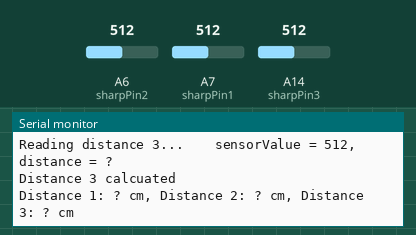
The sketch below on a simulated Arduino Mega 2560, built for the host (arithmetic inside an expression is 32-bit, double 64-bit). Parts: the last lines printed to the serial monitor. The test bench sets the inputs (shaded band); at power-on: A6 (sharpPin2) = 512, A7 (sharpPin1) = 512, A14 (sharpPin3) = 512.

Above: at 5.8 s.
5.9 s: A6 (sharpPin2) set to 900
11.5 s: A7 (sharpPin1) set to 70
16.5 s: A14 (sharpPin3) set to 716
At 18.2 s:
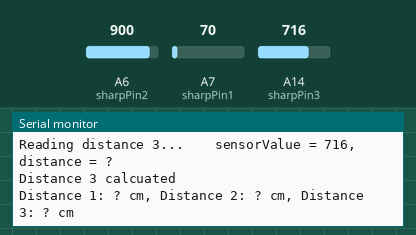
20.2 s: A7 (sharpPin1) set to 90
23.9 s: A6 (sharpPin2) set to 1023
27.6 s: A14 (sharpPin3) set to 900
At 30.5 s:
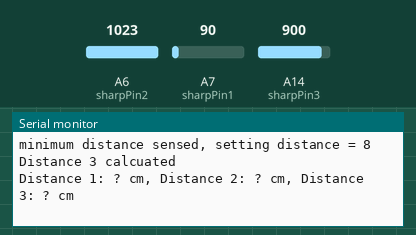
Timing chart, 0 to 32.0 s (numbered marks = the images above; inputs shaded):
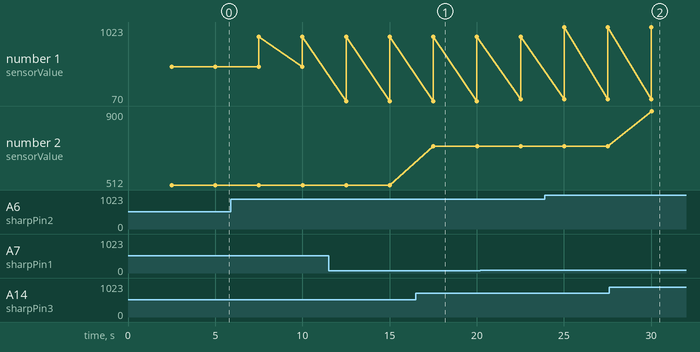

Measured:
- after the input at 16.5 s, the serial monitor: prints a new line after 1.0 s (image 1)
- after the input at 27.6 s, the serial monitor: prints a new line after 2.4 s (image 2)
- plotted number 1: 512 → 900 after the input at 5.9 s, 900 → 1023 after the input at 23.9 s
- plotted number 2: 512 → 716 after the input at 16.5 s, 716 → 900 after the input at 27.6 s

The sketch:

Project_3.ino
```cpp
//Project2
//Group5
//Angel Alcantara, Brandon Aparicio, , Diego Perez, Sarah Kemppainen:
// Febuary, 26, 2025

//The data collection program

// Define pin mappings
const int sharpPin1 = A7;  // First sensor
const int sharpPin2 = A6;  // Second sensor
const int sharpPin3 = A14;  // Third sensor

// Global variables for time tracking
unsigned long current_time, last_sensor_time;
const unsigned long sensor_interval = 2500; // Interval in milliseconds

void setup() {
    Serial.begin(115200); // Initialize serial at 115200 baud
}


void loop() {
    current_time = millis();
    if (current_time - last_sensor_time > sensor_interval) {
        Serial.printf("Entering sensor_display_task()\n");
        sensor_display_task();
        last_sensor_time = current_time;
    }
}


/*
 * Function: read_distance
 * Description: This function takes an analog sensor value as input and
 * calibrates it to a distance in cm using a calibration equation.
 *
 * Parameters:
 * - int sensorValue: The analog sensor value that can be converted
 *
 * Return:
 * - float: the distance sensed in cm
 *
 * External Effects: None
 */
float read_distance(int sensorValue) {
    // Initialize distance variable
    float distance = 0.0;

    // ***** CALIBRATION EQUATION *****
    distance = 19946 * pow(sensorValue, -1.155);
    Serial.printf("sensorValue = %d, distance = %f\n", sensorValue, distance);

    // ***** CLAMP DISTANCE to avoid unrealistic values *****
    // Check that distance is within (8 cm, 80 cm)
    //
    if (distance < 8) {
      Serial.printf("minimum distance sensed, setting distance = 8\n");
      distance = 8; // minimum distance
    } else if (distance > 80) {
        Serial.printf("maximum distance sensed, setting distance = 80\n");
        distance = 80; // Maximum distance
    }

   return distance; // Return calibrated distance
}


//Testing the New Sensor Function
//Modify the sensor_display_task() function to print calibrated distances in centimeters. Use the read_distance() function you implemented.

/*
 * Function: sensor_display_task
 * Description: This function is called to read the inputs of each sensor, and
 * print the distances read in cm
 *
 * Parameters: None (void)
 *
 * Return: None (void)
 *
 * External Effects: Reads the analog values of sensors
 */
void sensor_display_task() {

    //Serial.printf("Reading distance 1...");
    int val1 = analogRead(sharpPin1); // read analog sensor value for sensor 1 (black)
    float distance1 = read_distance(val1);  // convert distance to cm
    //Serial.printf("Distance 1 calcuated\n");

    //Serial.printf("Reading distance 2...\t");
    int val2 = analogRead(sharpPin2); // read analog sensor value for sensor 2 (orange)
    float distance2 = read_distance(val2);  // convert distance to cm
    //Serial.printf("Distance 2 calcuated\n");

    Serial.printf("Reading distance 3...\t\t");
    int val3 = analogRead(sharpPin3); // read analog sensor value for sensor 3 (green)
    float distance3 = read_distance(val3);  // convert distance to cm
    Serial.printf("Distance 3 calcuated\n");

    // Print calibrated distances
    Serial.printf("Distance 1: %.2f cm, Distance 2: %.2f cm, Distance 3: %.2f cm\n", distance1, distance2, distance3);

}

// devolping the sensor module You may want to create a model that prioritizes accuracy at 8 cm while still fitting other points.
/*
float read_distance(int sensorValue) {
    // Implement your calibration algorithm here
    float distance = 0.0;

    // Example model (linear or polynomial fit can be used):
    // You need to replace this with your fitted model based on collected data.

   // Determine if the sensorValue is within range [0, 1023]
    if ((sensorValue >= 0 && sensorValue <= 1023)) {
        // ***** CALIBRATION EQUATIONS *****
        //
        // Sensor 2 (orange)
        distance = (-7.9985 * sensorValue) + 646.8;
        Serial.printf("distance calculated = %f", distance);
    } else {
      Serial.printf("read_distance given sensorValue that exceeds [0, 1023]");
      return -999;  // Indicates that there is an error
    }

    // Clamp to avoid unrealistic values
    if (distance < 8) {
        Serial.printf("minimum distance sensed, returning distance = 8\n");
        return 8; // Minimum distance
    } else if (distance > 80) {
        Serial.printf("maximum distance sensed, returning distance = 80\n");
        return 80; // Maximum distance
    }

    return distance; // Return calibrated distance
}
*/
```
